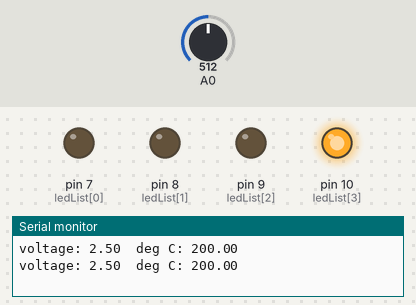
The sketch below on a simulated Arduino Uno, built with avr-gcc and run on an emulated ATmega328P. On the bench: output pins drawn as LEDs (lit = HIGH), the last lines printed to the serial monitor. Inputs (shaded band) come from the test bench; at power-on: A0 = 512.

Above: at 5.8 s.
5.9 s: A0 set to 515
At 11.3 s:
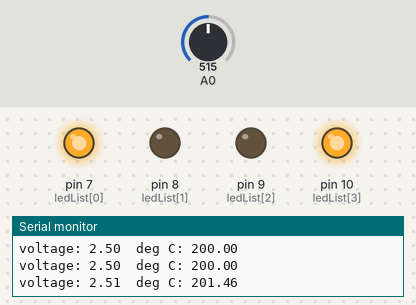
11.9 s: A0 set to 511
At 16.4 s:
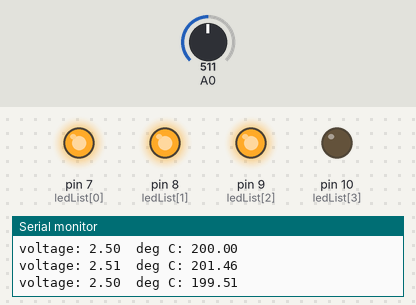
17.9 s: A0 set to 306
At 20.3 s:
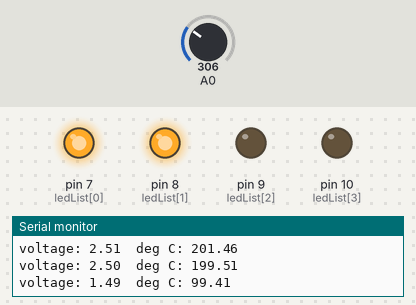
23.9 s: A0 set to 305
At 25.3 s:
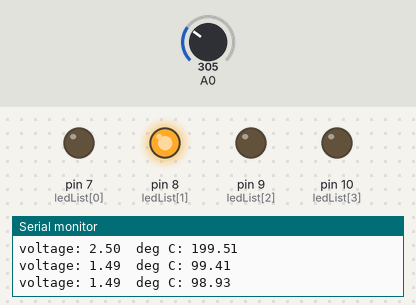
29.9 s: A0 set to 0
At 30.4 s:
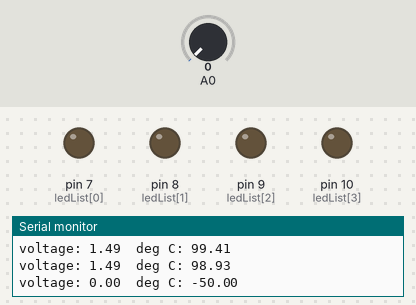
35.9 s: A0 set to 97
41.9 s: A0 set to 105
At 45.5 s:
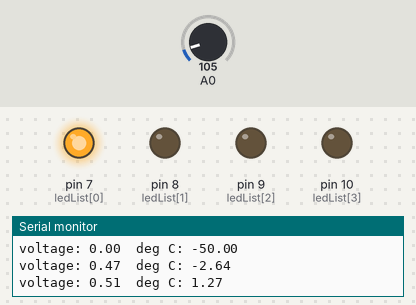
Timing chart, 0 to 47.0 s (numbered marks = the images above; inputs shaded):
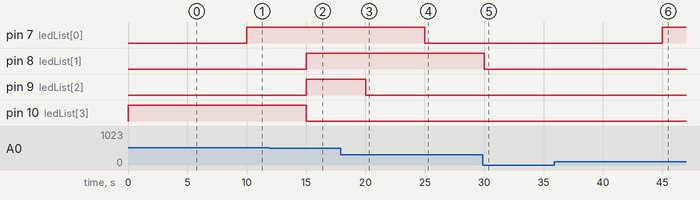

The sketch:

binaryTempDisplay.ino
```cpp
int temp = 0;
int ledList[] = {7, 8, 9, 10, 11};
const int temperaturePin = 0;
float voltage, degreesC, degreesF;

void setup() {
  Serial.begin(9600);

  for (int i = 0; i < 4; i++) {
    pinMode(ledList[i], OUTPUT);
    digitalWrite(ledList[i], LOW);
  }
}

void loop() {
  voltage = getVoltage(temperaturePin);
  degreesC = (voltage - 0.5) * 100.0;

  Serial.print("\nvoltage: ");
  Serial.print(voltage);
  Serial.print("  deg C: ");
  Serial.print(degreesC);

  int div = degreesC / 16;
  int rem = (int) degreesC % 16;
  if (div == 1) {
    digitalWrite(ledList[4], HIGH);
  } else digitalWrite(ledList[4], LOW);
  div = rem / 8;
  rem %= 8;
  if (div > 0) {
    digitalWrite(ledList[3], HIGH);
  } else digitalWrite(ledList[3], LOW);
  div = rem / 4;
  rem %= 4;
  if (div > 0) {
    digitalWrite(ledList[2], HIGH);
  } else digitalWrite(ledList[2], LOW);
  div = rem / 2;
  rem %= 2;
  if (div > 0) {
    digitalWrite(ledList[1], HIGH);
  } else digitalWrite(ledList[1], LOW);

  if (rem > 0) digitalWrite(ledList[0], HIGH);
  else digitalWrite(ledList[0], LOW);

  delay(5000);
}

float getVoltage(int pin) {
   return (analogRead(pin) * 0.004882814);
}
```

Measured:
- the behaviour switches between 514 and 515 on A0 (found by bisection; images 0 and 1)
- the behaviour switches between 306 and 305 on A0 (found by bisection; images 3 and 4)
- the behaviour switches between 104 and 105 on A0 (found by bisection; images 5 and 6)
- after the input at 5.9 s, pin 7 (ledList[0]): LOW → HIGH after 4.1 s
- after the input at 11.9 s, pin 8 (ledList[1]), pin 9 (ledList[2]): LOW → HIGH after 3.1 s; pin 10 (ledList[3]): HIGH → LOW after 3.1 s
- after the input at 17.9 s, pin 9 (ledList[2]): HIGH → LOW after 2.1 s
- after the input at 23.9 s, pin 7 (ledList[0]): HIGH → LOW after 1.1 s
- after the input at 29.9 s, pin 8 (ledList[1]): HIGH → LOW after 0.11 s
- after the input at 41.9 s, pin 7 (ledList[0]): LOW → HIGH after 3.1 s
